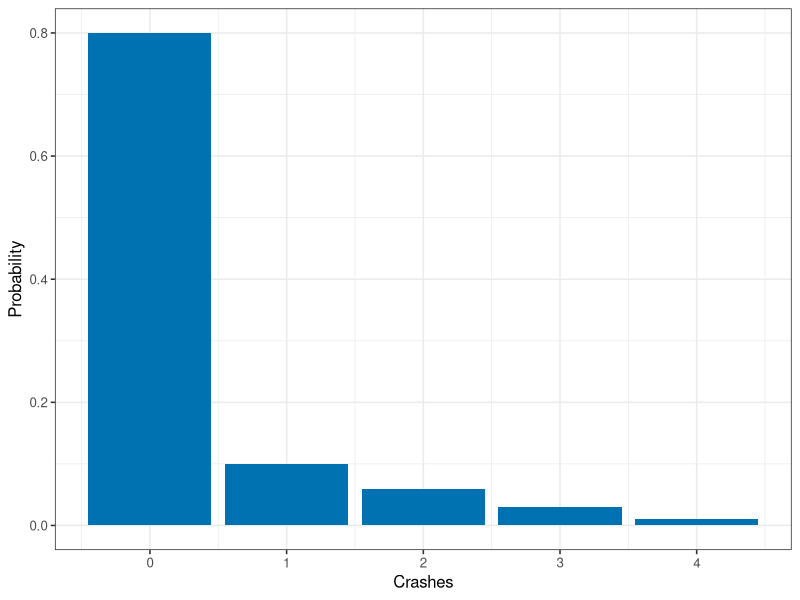
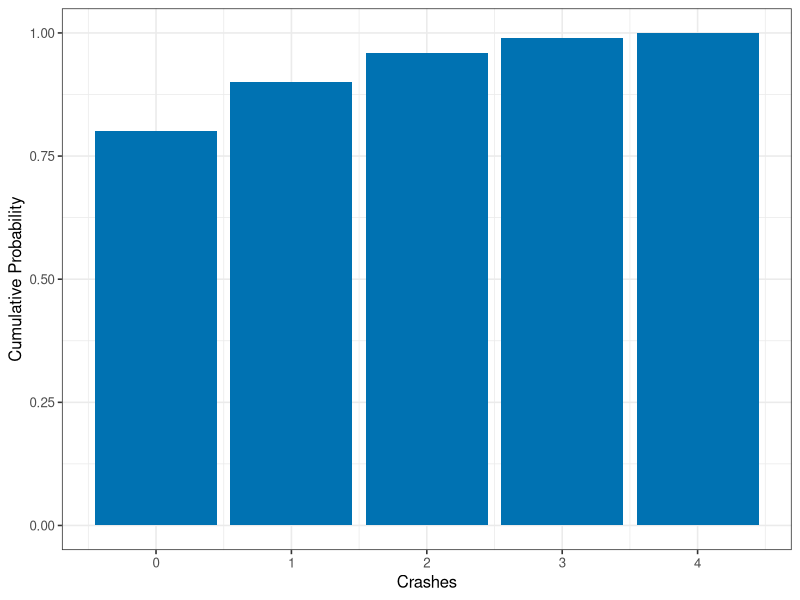
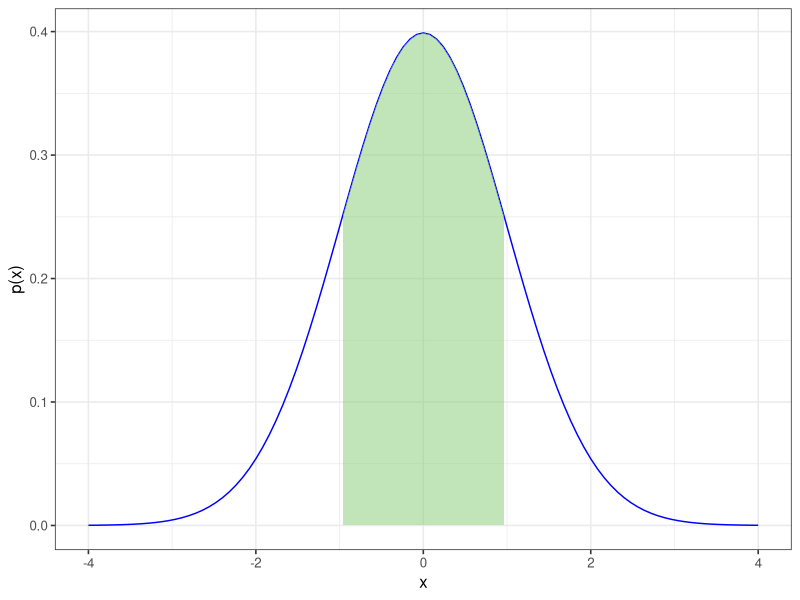
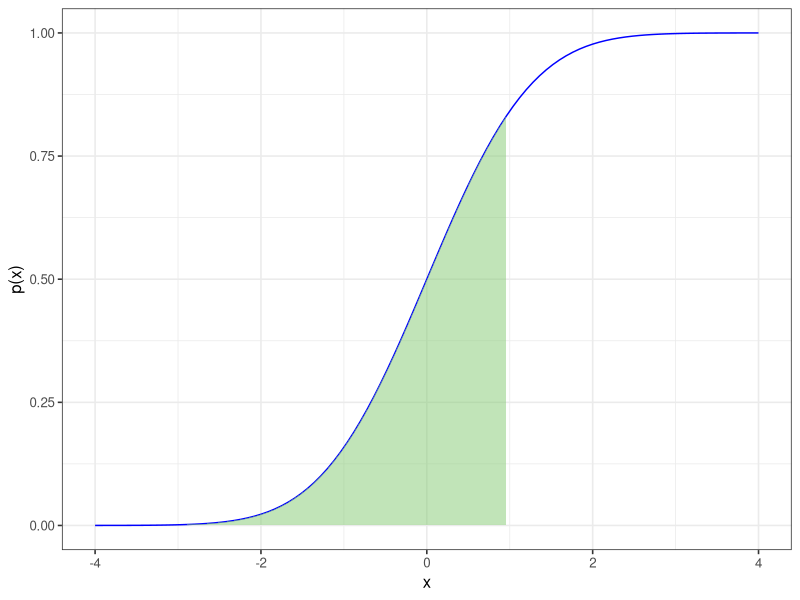
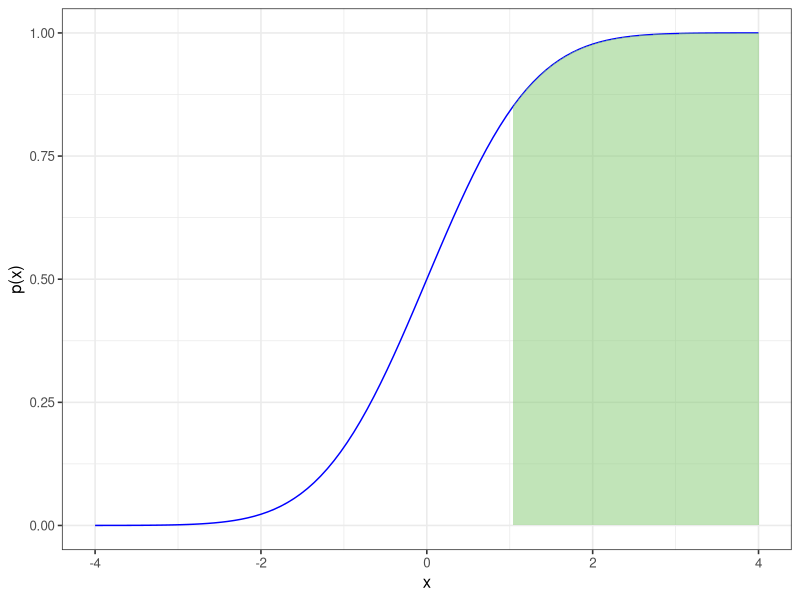
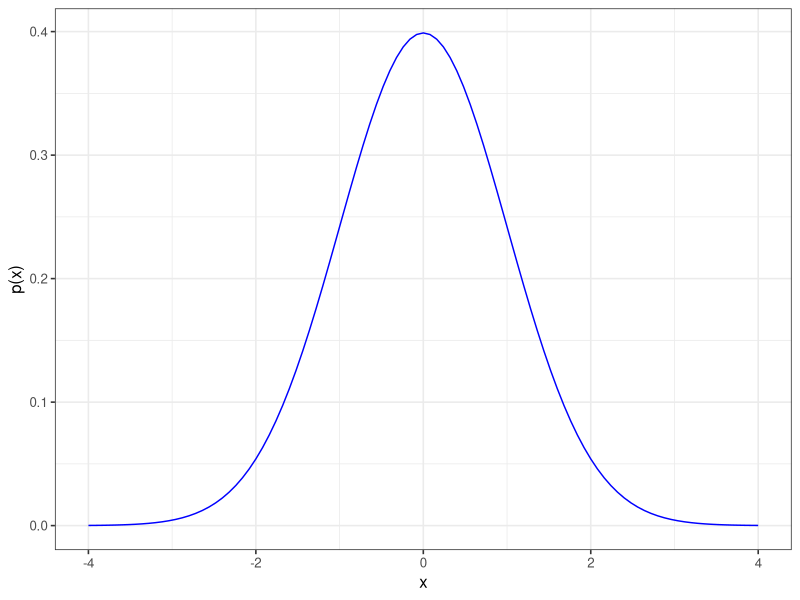
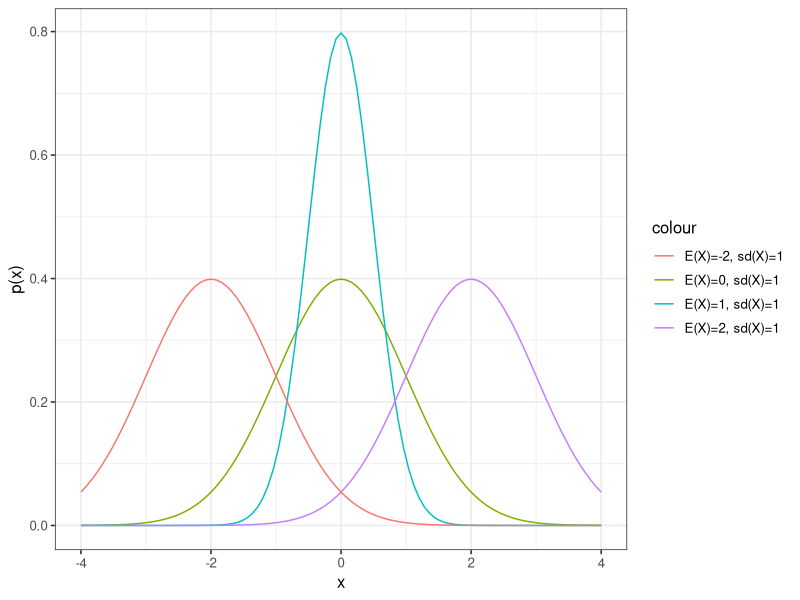
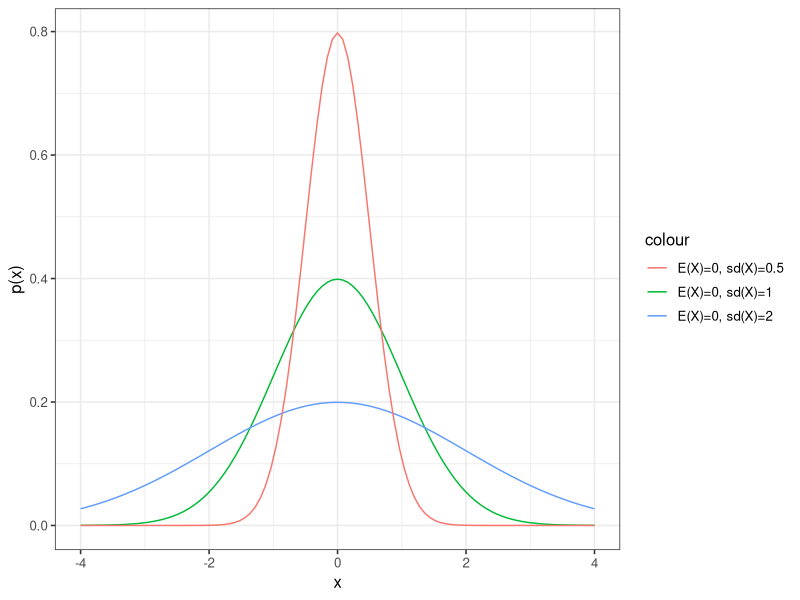

The R script that drew these images, in order:
## ---- chunk 1
# For making transparent ggplot2 graphs, from https://gist.github.com/cboettig/5600558 

# Set plotting to bw plot default, but with transparent background elements.  
# Note transparency requires the panel.background, plot.background, and device background all be set!
library(ggplot2) 
theme_set(theme_bw(base_size=12))
theme_update(panel.background = element_rect(fill = "transparent", colour = NA),
             plot.background = element_rect(fill = "transparent", colour = NA))
knitr::opts_chunk$set(dev.args=list(bg="transparent"))
## ---- chunk 2
crashes<-c(0,1,2,3,4)
prob<-c(0.8,0.1,0.06,0.03,0.01)
crashes<-data.frame(crashes, prob)

crashes.pdf<-ggplot(crashes, aes(x=crashes, y=prob))+
  geom_bar(stat="identity", fill="#0072B2")+xlab("Crashes")+ylab("Probability")

crashes.pdf
## ---- chunk 3
crashes$cprob<-(cumsum(crashes$prob))

crashes.cdf<-ggplot(crashes, aes(x=crashes, y=cprob))+
  geom_bar(stat="identity", fill="#0072B2")+xlab("Crashes")+ylab("Cumulative Probability")

crashes.cdf

## ---- chunk 4

funcShaded <- function(x) {
    y <- dnorm(x, mean = 0, sd = 1)
    y[x < -1 | x >1] <- NA
    return(y)
}

continuous.pdf<-ggplot(data.frame(x=-4:4),aes(x=x))+
    stat_function(fun=dnorm, args=list(mean=0, sd=1), color="blue")+
    stat_function(fun=funcShaded, geom="area", fill="#84CA72", alpha=0.5)+
    xlab("x")+ylab("p(x)")
continuous.pdf
## ---- chunk 5

cdfshadedL <- function(x) {
    y <- pnorm(x, mean = 0, sd = 1)
    y[x < -4 | x >1] <- NA
    return(y)
}

continuous.pdf<-ggplot(data.frame(x=-4:4),aes(x=x))+
    stat_function(fun=pnorm, args=list(mean=0, sd=1), color="blue")+
    stat_function(fun=cdfshadedL, geom="area", fill="#84CA72", alpha=0.5)+
    xlab("x")+ylab("p(x)")
continuous.pdf
## ---- chunk 6

cdfshadedR <- function(x) {
    y <- pnorm(x, mean = 0, sd = 1)
    y[x < 1 | x >4] <- NA
    return(y)
}

continuous.pdf<-ggplot(data.frame(x=-4:4),aes(x=x))+
    stat_function(fun=pnorm, args=list(mean=0, sd=1), color="blue")+
      stat_function(fun=cdfshadedR, geom="area", fill="#84CA72", alpha=0.5)+
    xlab("x")+ylab("p(x)")
continuous.pdf
## ---- chunk 7

normal.pdf<-ggplot(data.frame(x=-4:4),aes(x=x))+
    stat_function(fun=dnorm, args=list(mean=0, sd=1), color="blue")+
    xlab("x")+ylab("p(x)")
normal.pdf
## ---- chunk 8
# Find probability that a student earns at least an 80 if
#the average grade is a 75 and standard deviation is 10

#lower.tail is TRUE if calculating area to LEFT of 80, 
#FALSE if to the RIGHT
pnorm(80, mean=72, sd=10, lower.tail=FALSE) 
## ---- chunk 9

normals.mu.pdf<-ggplot(data.frame(x=-4:4),aes(x=x))+
    stat_function(fun=dnorm, args=list(mean=0, sd=1), aes(color = "E(X)=0, sd(X)=1"))+
    stat_function(fun=dnorm, args=list(mean=0, sd=0.5), aes(color = "E(X)=1, sd(X)=1"))+
    stat_function(fun=dnorm, args=list(mean=2, sd=1), aes(color = "E(X)=2, sd(X)=1"))+
    stat_function(fun=dnorm, args=list(mean=-2, sd=1), aes(color = "E(X)=-2, sd(X)=1"))+
    #scale_colour_manual("Legend")+#, values = c("red", "blue", "green", "orange", "purple"))+
    xlab("x")+ylab("p(x)")
normals.mu.pdf
## ---- chunk 10

normals.sigma.pdf<-ggplot(data.frame(x=-4:4),aes(x=x))+
    stat_function(fun=dnorm, args=list(mean=0, sd=1), aes(color = "E(X)=0, sd(X)=1"))+
    stat_function(fun=dnorm, args=list(mean=0, sd=2), aes(color = "E(X)=0, sd(X)=2"))+
    stat_function(fun=dnorm, args=list(mean=0, sd=0.5), aes(color = "E(X)=0, sd(X)=0.5"))+
    #scale_colour_manual("Legend")+#, values = c("red", "blue", "green", "orange", "purple"))+
    xlab("x")+ylab("p(x)")
normals.sigma.pdf
## ---- chunk 11

standard.normal.pdf<-ggplot(data.frame(x=-4:4),aes(x=x))+
    stat_function(fun=dnorm, args=list(mean=0, sd=1), aes(color = "E(X)=0, sd(X)=1"))+
    xlab("x")+ylab("p(x)")
standard.normal.pdf
## ---- chunk 12

standard.normal.cdf<-ggplot(data.frame(x=-4:4),aes(x=x))+
    stat_function(fun=pnorm, args=list(mean=0, sd=1), aes(color = "E(X)=0, sd(X)=1"))+
    xlab("x")+ylab("p(x)")
standard.normal.cdf
## ---- chunk 13
pnorm(80, mean=75, sd=10, lower.tail=FALSE) 
## ---- chunk 14
pnorm(80, mean=75, sd=10, lower.tail=TRUE) 
## ---- chunk 15
pnorm(85, mean=75, sd=10, 
      lower.tail=TRUE)-pnorm(
        65, mean=75, sd=10, 
        lower.tail=TRUE)
